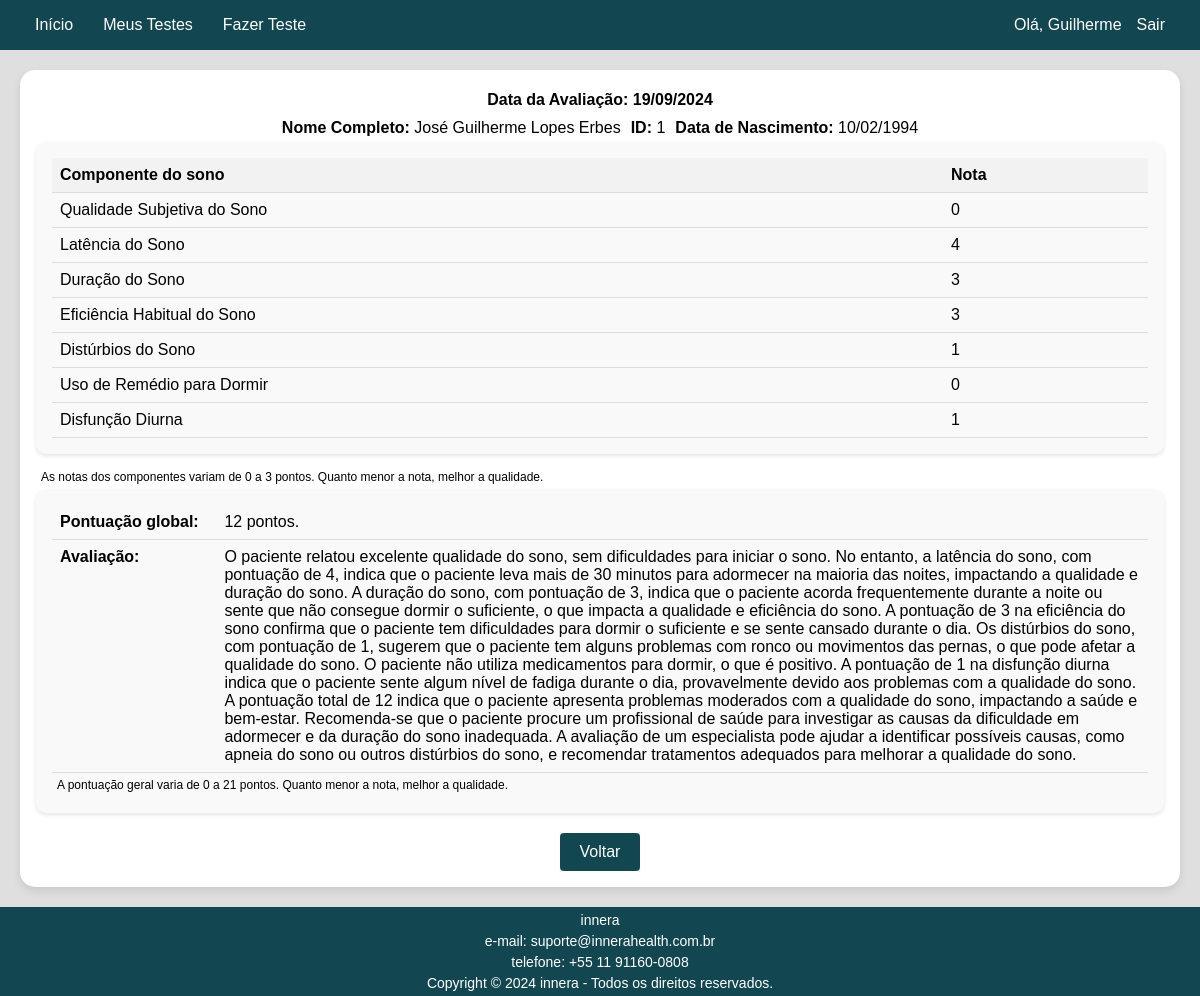
Screenshot of /test/27/ (signed in) with the database file from the repository.
### accounts/models.py (models this page shows, shortened)
class CustomUser(AbstractUser):
    full_name = models.CharField(max_length=100, blank=True)
    date_of_birth = models.DateField(null=True, blank=True)

### psqi/models.py (models this page shows, shortened)
class Questionnaire(models.Model):
    evaluation_date = models.TextField(max_length=12, null=True)
    participant_name = models.CharField(max_length=250, verbose_name=_('NOME DO PARTICIPANTE (SOCIAL)'))
    participant_id = models.IntegerField(verbose_name=_('ID:'))
    birth_date = models.DateField(verbose_name=_('DATA DE NASCIMENTO'))
    bedtime = models.TimeField(max_length=250, verbose_name=_('1. Durante o último mês, quando você geralmente foi para a cama a noite?'))
    time_to_sleep = models.CharField(max_length=50, verbose_name=_('2. Durante o último mês, quanto tempo (em minutos) você geralmente levou para dormir a noite?'))
    wake_time = models.TimeField(max_length=250, verbose_name=_('3. Durante o último mês, quando você geralmente levantou de manhã?'))
    sleep_duration = models.CharField(max_length=50, verbose_name=_('4. Durante o último mês, quantas horas de sono você teve por noite? (Este pode ser diferente do número de horas que você ficou na cama)'))
    difficulty_falling_asleep = models.IntegerField(
        choices=DIFFICULTY_CHOICES,
        verbose_name=_('A) não conseguiu adormecer em até 30 minutos')
    )
    waking_up_night = models.IntegerField(
        choices=DIFFICULTY_CHOICES,
        verbose_name=_('B) acordou no meio da noite ou de manhã cedo')
    )
    bathroom_night = models.IntegerField(
        choices=DIFFICULTY_CHOICES,
        verbose_name=_('C) precisou levantar para ir ao banheiro')
    )
    difficulty_breathing = models.IntegerField(
        choices=DIFFICULTY_CHOICES,
        verbose_name=_('D) não conseguiu respirar confortavelmente')
    )
    coughing_snoring = models.IntegerField(
        choices=DIFFICULTY_CHOICES,
        verbose_name=_('E) tossiu ou roncou forte')
    )
    feeling_cold = models.IntegerField(
        choices=DIFFICULTY_CHOICES,
        verbose_name=_('F) sentiu muito frio')
    )
    feeling_hot = models.IntegerField(
        choices=DIFFICULTY_CHOICES,
        verbose_name=_('G) sentiu muito calor')
    )
    bad_dreams = models.IntegerField(
        choices=DIFFICULTY_CHOICES,
        verbose_name=_('H) teve sonhos ruins')
    )
    pain_at_night = models.IntegerField(
        choices=DIFFICULTY_CHOICES,
        verbose_name=_('I) teve dor')
    )
    other_reasons = models.CharField(
        max_length=100,
        blank=True,
        null=True,
        verbose_name=_('J) outra(s) razão(ões), por favor descreva:'
                       'Com que frequência, durante o último mês, você teve dificuldade para dormir devido a essa razão?')
    )
    other_reasons_choice = models.IntegerField(
        choices=DIFFICULTY_CHOICES,
        blank=True,
        default=0,
        )
    sleep_quality = models.IntegerField(
        choices=QUALITY_CHOICES,
        verbose_name=_('6. Durante o último mês como você classificaria a qualidade do seu sono de uma maneira geral:')
    )
    sleep_medication_use = models.IntegerField(
        choices=DIFFICULTY_CHOICES,
        verbose_name=_('7. Durante o último mês, com que frequência você tomou medicamento (prescrito ou "por conta própria") para lhe ajudar a dormir?')
    )
    difficulty_staying_awake = models.IntegerField(
        choices=DIFFICULTY_CHOICES,
        verbose_name=_('8. No último mês, que frequência você teve dificuldade para ficar acordado enquanto dirigia, comia ou participava de uma atividade social (festa, reunião de amigos, trabalho, estudo)')
    )
    difficulty_enthusiasm = models.IntegerField(
        choices=DIFFICULTY_ENTHUSIASM,
        verbose_name=_('9. Durante o último mês, quão problemático foi pra você manter o entusiasmo (ânimo) para fazer as coisas (suas atividades habituais)?')
    )
    partner_presence = models.IntegerField(
        choices=PARTNER_CHOICES,
        verbose_name=_('10. Você tem um(a) parceiro [esposo(a)] ou colega de quarto?')
    )
    class Meta:
        verbose_name = _('Questionário PSQI')
        verbose_name_plural = _('Questionários PSQI')

class TestScore(models.Model):
    questionnaire = models.OneToOneField(Questionnaire, on_delete=models.CASCADE, related_name='psqi_score')
    sleep_quality = models.IntegerField(default=0)
    sleep_latency = models.IntegerField(default=0)
    sleep_duration = models.FloatField(default=0)
    sleep_efficiency = models.IntegerField(default=0)
    sleep_disorders = models.IntegerField(default=0)
    sleeping_pills = models.IntegerField(default=0)
    daytime_dysfunction = models.IntegerField(default=0)
    total_score = models.IntegerField(default=0)
    score_evaluation = models.TextField(blank=True)

### psqi/views.py (the view)
# urls.py: path('test/<int:pk>/', TestDetailView.as_view(), name='test_detail'),
@method_decorator(login_required(login_url='login'), name='dispatch')
class TestDetailView(DetailView):
    model = Questionnaire
    template_name = 'test_detail.html'
    def get_context_data(self, **kwargs):
        context = super().get_context_data(**kwargs)
        questionnaire = self.get_object()
        test_score = get_object_or_404(TestScore, questionnaire=questionnaire)
        evaluation_date_str = questionnaire.evaluation_date
        if evaluation_date_str:
            year, month, day = evaluation_date_str.split('-')
            evaluation_date = date(int(year), int(month), int(day))
            context['evaluation_date'] = evaluation_date
        if test_score.daytime_dysfunction == 0:
            context['daytime_dysfunction_text'] = "Nenhuma no último mês"
        elif test_score.daytime_dysfunction == 1:
            context['daytime_dysfunction_text'] = "Menos de um vez por semana"
        elif test_score.daytime_dysfunction == 2:
            context['daytime_dysfunction_text'] = "Uma ou duas vezes por semana"
        else:
            context['daytime_dysfunction_text'] = "Três ou mais vezes na semana"
        context['sleep_quality'] = test_score.sleep_quality
        context['sleep_latency'] = test_score.sleep_latency
        context['sleep_duration'] = test_score.sleep_duration
        context['sleep_efficiency'] = test_score.sleep_efficiency
        context['sleep_disorders'] = test_score.sleep_disorders
        context['sleeping_pills'] = test_score.sleeping_pills
        context['daytime_dysfunction'] = test_score.daytime_dysfunction
        context['total_score'] = test_score.total_score
        context['score_evaluation'] = test_score.score_evaluation
        return context

### psqi/templates/test_detail.html (shortened to what this page needs)
{% extends 'base.html' %}
{% load static %}
{% block extra_css %}
    <link rel="stylesheet" type="text/css" href="{% static 'psqi/test_detail.css' %}">
{% endblock %}
{% block content %}
<div class="container">
    <div style="text-align: center; font-weight: bold; margin-top: 5px; margin-bottom: 5px;">
        Data da Avaliação: {{ evaluation_date|date:'d/m/Y' }}
    </div>
    <div class="user-info">
        <div>
            <p><strong>Nome Completo:</strong> {{ questionnaire.participant_name|default_if_none:user.full_name }}</p>
        </div>
        <div>
            <p><strong>ID:</strong> {{ questionnaire.participant_id|default_if_none:user.id }}</p>
        </div>
        <div>
            <p><strong>Data de Nascimento:</strong> {{ questionnaire.birth_date|date:'d/m/Y' }}</p>
        </div>
    </div>
    <div class="card-center">
        <table style="width: 100%; border-collapse: collapse;">
            <thead>
                <tr>
                    <th style="text-align: left; padding: 8px; border-bottom: 1px solid #ddd;">Componente do sono</th>
                    <th style="text-align: left; padding: 8px; border-bottom: 1px solid #ddd;">Nota</th>
                </tr>
            </thead>
            <tbody>
                <tr>
                    <td style="padding: 8px;">Qualidade Subjetiva do Sono</td>
                    <td style="padding: 8px;">{{ sleep_quality }}</td>
                </tr>
                <tr>
                    <td style="padding: 8px;">Latência do Sono</td>
                    <td style="padding: 8px;">{{ sleep_latency }}</td>
                </tr>
                <tr>
                    <td style="padding: 8px;">Duração do Sono</td>
                    <td style="padding: 8px;">{{ sleep_duration }}</td>
                </tr>
                <tr>
                    <td style="padding: 8px;">Eficiência Habitual do Sono</td>
                    <td style="padding: 8px;">{{ sleep_efficiency }}</td>
                </tr>
                <tr>
                    <td style="padding: 8px;">Distúrbios do Sono</td>
                    <td style="padding: 8px;">{{ sleep_disorders }}</td>
                </tr>
                <tr>
                    <td style="padding: 8px;">Uso de Remédio para Dormir</td>
                    <td style="padding: 8px;">{{ sleeping_pills }}</td>
                </tr>
                <tr>
                    <td style="padding: 8px;">Disfunção Diurna</td>
                    <td style="padding: 8px;">{{ daytime_dysfunction }}</td>
                </tr>
            </tbody>
        </table>
    </div>
    <p style="font-size: 12px;">As notas dos componentes variam de 0 a 3 pontos. Quanto menor a nota, melhor a qualidade.</p>
    <div class="card-bottom">
        <table style="width: 100%; border-collapse: collapse;">
            <tbody>
                <tr>
                    <td style="padding: 8px; width: 15%;"><strong>Pontuação global:</strong></td>
                    <td style="padding: 8px;">{{ total_score }} pontos.</td>
                </tr>
                <tr>
                    <td style="padding: 8px; vertical-align: top;"><strong>Avaliação:</strong></td>
                    <td style="padding: 8px;">{{ score_evaluation }}</td>
                </tr>
            </tbody>
        </table>
        <p style="font-size: 12px;">A pontuação geral varia de 0 a 21 pontos. Quanto menor a nota, melhor a qualidade.</p>
    </div>
    <div class="button-container">
        <a href="{% url 'test_list' %}" class="btn">Voltar</a>
    </div>
</div>
{% endblock %}

### app/templates/base.html (shortened to what this page needs)
<!DOCTYPE html>
<html lang="pt-br">
<head>
    {% load static %}
        <link rel="stylesheet" type="text/css" href="{% static 'app/base.css' %}">
    {% block extra_css %}{% endblock %}
</head>
<body>
    <header>
        <nav>
            <ul>
                <li><a href="{% url 'home' %}">Início</a></li>
                {% if user.is_authenticated %}
                    <li><a href="{% url 'test_list' %}">Meus Testes</a></li>
                    <li><a href="{% url 'new_test' %}">Fazer Teste</a></li>
                {% endif %}
            </ul>
            <ul class="right-align">
                {% if not user.is_authenticated %}
                    <li><a href="{% url 'login' %}">Login</a></li>
                {% else %}
                    <li>Olá, {{ user.username }}</li>
                    <li><a href="{% url 'logout' %}">Sair</a></li>
                {% endif %}
            </ul>
        </nav>
    </header>
    <main>
        {% block content %}
        {% endblock %}
    </main>
    <footer style="font-size: 14px;">
        <p>innera</p>
        <p>e-mail: <a href="mailto:suporte@innerahealth.com.br"  style="text-decoration: none; color: white;">suporte@innerahealth.com.br</a></p>
        <p>telefone: <a href="tel:+5511911600808" style="text-decoration: none; color: white;">+55 11 91160-0808</a></p>
        <p>Copyright &copy; 2024 innera - Todos os direitos reservados.</p>
    </footer>
</body>
</html>

### app/static/app/base.css (style rules this page uses)
body { font-family: sans-serif; background-color: rgb(255, 255, 255); color: rgb(0, 0, 0); margin: 0; padding: 0; display: flex; flex-direction: column; }
header { background-color: rgb(255, 255, 255); color: rgb(18, 71, 81); text-align: center; margin: 0; padding: 0; position: relative; min-width: 950px; }
footer { background-color: rgb(18, 71, 81); color: rgb(255, 255, 255); text-align: center; position: relative; margin-top: auto; min-width: 950px; }
nav { background-color: rgb(18, 71, 81); color: rgb(255, 255, 255); height: 50px; display: flex; justify-content: space-between; align-items: center; padding: 0 20px; }
nav ul { list-style: none; margin: 0; padding: 0; display: flex; }
.right-align { display: flex; justify-content: flex-end; margin-left: auto; }
nav ul li a { color: rgb(255, 255, 255); text-decoration: none; font-size: 16px; padding: 15px; transition: background-color 0.3s ease; }
main { flex: 1; padding: 20px; box-sizing: border-box; }

### psqi/static/psqi/test_detail.css (style rules this page uses)
body { background-color: #dfdfdf; }
.container { padding: 1rem; background-color: white; border-radius: 15px; box-shadow: 0 4px 8px rgba(0, 0, 0, 0.1); }
.user-info { background-color: white; border-radius: 15px; display: flex; font-size: 16px; justify-content: center; }
.card-center, .card-bottom { border-radius: 10px; margin-bottom: 1rem; padding: 1rem; background-color: #f9f9f9; box-shadow: 0 2px 4px rgba(0, 0, 0, 0.1); }
.button-container { text-align: center; margin-top: 20px; }
.btn { display: inline-block; background-color: rgba(18, 71, 81); color: rgb(255, 255, 255); border: none; padding: 10px 20px; font-size: 16px; border-radius: 4px; cursor: pointer; transition: background-color 0.3s ease-in-out; margin: 0 10px; text-decoration: none; }
table { width: 100%; border-collapse: collapse; }
th, td { text-align: left; padding: 8px; border-bottom: 1px solid #ddd; }
th { background-color: #f2f2f2; }
p { margin: 5px; }

### rows the page displays
CustomUser: username "Guilherme"
Questionnaire: participant_name "José Guilherme Lopes Erbes", participant_id "1", birth_date "10/02/1994"
TestScore: score_evaluation "O paciente relatou excelente qualidade do sono, sem dificuldades para iniciar o sono. No entanto, a latência do sono, com pontuação de 4, indica que o paciente leva mais de 30 minutos para adormecer na maioria das noites, impactando a qualidade e duração do sono. A duração do sono, com pontuação de 3, indica que o paciente acorda frequentemente durante a noite ou sente que não consegue dormir o suficiente, o que impacta a qualidade e eficiência do sono. A pontuação de 3 na eficiência do sono confirma que o paciente tem dificuldades para dormir o suficiente e se sente cansado durante o dia. Os distúrbios do sono, com pontuação de 1, sugerem que o paciente tem alguns problemas com ronco ou…"

### other values shown
{{ evaluation_date|date:'d/m/Y' }} "19/09/2024"
{{ sleep_quality }} "0"
{{ sleep_latency }} "4"
{{ sleep_duration }} "3"
{{ sleep_efficiency }} "3"
{{ sleep_disorders }} "1"
{{ sleeping_pills }} "0"
{{ daytime_dysfunction }} "1"
{{ total_score }} "12"
